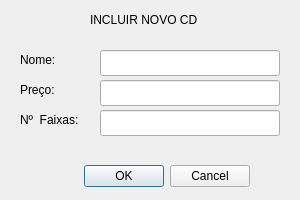
<?xml version="1.0" encoding="UTF-8"?>
<ui version="4.0">
 <class>IncluirCD</class>
 <widget class="QDialog" name="IncluirCD">
  <property name="geometry">
   <rect>
    <x>0</x>
    <y>0</y>
    <width>300</width>
    <height>200</height>
   </rect>
  </property>
  <property name="windowTitle">
   <string>Incluir CD</string>
  </property>
  <property name="windowIcon">
   <iconset>
    <normaloff>../../../Downloads/DVD1.png</normaloff>../../../Downloads/DVD1.png</iconset>
  </property>
  <widget class="QDialogButtonBox" name="buttonBox_CD">
   <property name="geometry">
    <rect>
     <x>60</x>
     <y>160</y>
     <width>190</width>
     <height>32</height>
    </rect>
   </property>
   <property name="orientation">
    <enum>Qt::Horizontal</enum>
   </property>
   <property name="standardButtons">
    <set>QDialogButtonBox::Cancel|QDialogButtonBox::Ok</set>
   </property>
  </widget>
  <widget class="QLabel" name="label">
   <property name="geometry">
    <rect>
     <x>90</x>
     <y>10</y>
     <width>131</width>
     <height>20</height>
    </rect>
   </property>
   <property name="text">
    <string>INCLUIR NOVO CD</string>
   </property>
  </widget>
  <widget class="QLabel" name="label_2">
   <property name="geometry">
    <rect>
     <x>20</x>
     <y>50</y>
     <width>63</width>
     <height>20</height>
    </rect>
   </property>
   <property name="text">
    <string>Nome:</string>
   </property>
  </widget>
  <widget class="QLabel" name="label_3">
   <property name="geometry">
    <rect>
     <x>20</x>
     <y>80</y>
     <width>63</width>
     <height>20</height>
    </rect>
   </property>
   <property name="text">
    <string>Preço:</string>
   </property>
  </widget>
  <widget class="QLabel" name="label_4">
   <property name="geometry">
    <rect>
     <x>20</x>
     <y>110</y>
     <width>71</width>
     <height>20</height>
    </rect>
   </property>
   <property name="text">
    <string>Nº  Faixas:</string>
   </property>
  </widget>
  <widget class="QLineEdit" name="nome_CD">
   <property name="geometry">
    <rect>
     <x>100</x>
     <y>50</y>
     <width>180</width>
     <height>26</height>
    </rect>
   </property>
  </widget>
  <widget class="QLineEdit" name="preco_CD">
   <property name="geometry">
    <rect>
     <x>100</x>
     <y>80</y>
     <width>180</width>
     <height>26</height>
    </rect>
   </property>
  </widget>
  <widget class="QLineEdit" name="faixas_CD">
   <property name="geometry">
    <rect>
     <x>100</x>
     <y>110</y>
     <width>180</width>
     <height>26</height>
    </rect>
   </property>
  </widget>
 </widget>
 <resources/>
 <connections>
  <connection>
   <sender>buttonBox_CD</sender>
   <signal>accepted()</signal>
   <receiver>IncluirCD</receiver>
   <slot>accept()</slot>
   <hints>
    <hint type="sourcelabel">
     <x>248</x>
     <y>254</y>
    </hint>
    <hint type="destinationlabel">
     <x>157</x>
     <y>274</y>
    </hint>
   </hints>
  </connection>
  <connection>
   <sender>buttonBox_CD</sender>
   <signal>rejected()</signal>
   <receiver>IncluirCD</receiver>
   <slot>reject()</slot>
   <hints>
    <hint type="sourcelabel">
     <x>316</x>
     <y>260</y>
    </hint>
    <hint type="destinationlabel">
     <x>286</x>
     <y>274</y>
    </hint>
   </hints>
  </connection>
 </connections>
</ui>
